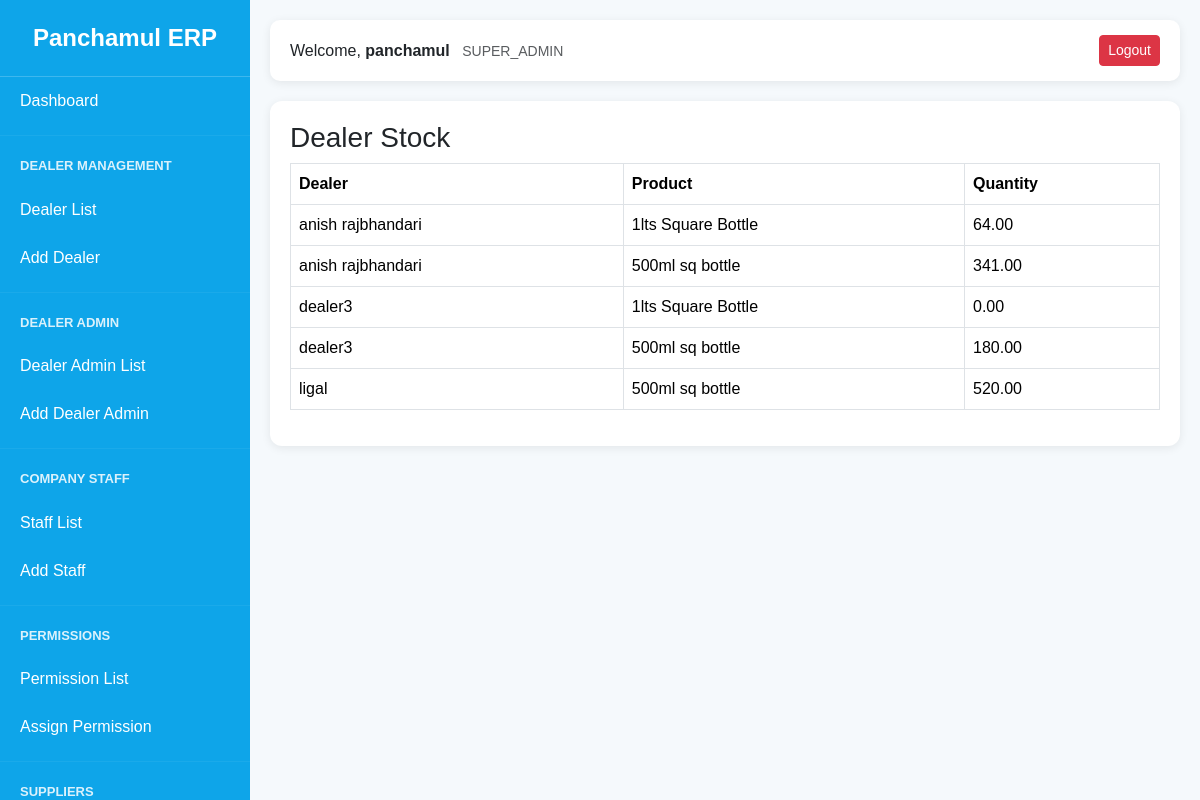
The app's page /inventory/dealer-stock/ (signed in) with its own data.
### accounts/models.py (models this page shows, shortened)
class User(AbstractUser):
    ROLE_CHOICES = (
        ('SUPER_ADMIN', 'Super Admin'),
        ('COMPANY_STAFF', 'Company Staff'),
        ('DEALER_ADMIN', 'Dealer Admin'),
        ('DEALER_STAFF', 'Dealer Staff'),
    )
    role = models.CharField(
        max_length=20,
        choices=ROLE_CHOICES
    )
    phone = models.CharField(
        max_length=20,
        blank=True,
        null=True
    )
    is_active_user = models.BooleanField(
        default=True
    )

### inventory/models.py (models this page shows, shortened)
class DealerStock(models.Model):
    dealer = models.ForeignKey(
        'dealers.Dealer',
        on_delete=models.CASCADE
    )
    product = models.ForeignKey(
        Product,
        on_delete=models.CASCADE
    )
    quantity = models.DecimalField(
        max_digits=12,
        decimal_places=2,
        default=0
    )
    updated_at = models.DateTimeField(
        auto_now=True
    )
    class Meta:
        unique_together = (
            'dealer',
            'product'
        )

class Product(models.Model):
    UNIT_CHOICES = (
        ('PCS', 'Pieces'),
        ('BOX', 'Box'),
        ('LTR', 'Liter'),
    )
    name = models.CharField(
        max_length=200
    )
    unit = models.CharField(
        max_length=20,
        choices=UNIT_CHOICES
    )
    current_stock = models.DecimalField(
        max_digits=12,
        decimal_places=2,
        default=0
    )
    minimum_stock = models.DecimalField(
        max_digits=12,
        decimal_places=2,
        default=0
    )
    is_active = models.BooleanField(
        default=True
    )
    created_at = models.DateTimeField(
        auto_now_add=True
    )

### dealers/models.py (models this page shows, shortened)
class Dealer(models.Model):
    name = models.CharField(max_length=200)
    address = models.TextField()
    phone = models.CharField(max_length=20)
    email = models.EmailField(
        blank=True,
        null=True
    )
    created_by = models.ForeignKey(
        settings.AUTH_USER_MODEL,
        on_delete=models.SET_NULL,
        null=True,
        related_name='dealers'
    )
    is_active = models.BooleanField(
        default=True
    )
    created_at = models.DateTimeField(
        auto_now_add=True
    )

### inventory/views.py (the view)
@login_required
def dealer_stock_list(request):
    stocks = DealerStock.objects.select_related(
        'dealer',
        'product'
    ).order_by(
        'dealer__name',
        'product__name'
    )
    return render(
        request,
        'inventory/dealer_stock_list.html',
        {
            'stocks': stocks
        }
    )

### accounts/context_processors.py (called while the page is built)
def user_permissions(request):
    permissions = {}
    if request.user.is_authenticated:
        perms = ModulePermission.objects.filter(
            user=request.user
        )
        for p in perms:
            permissions[p.module] = p
    return {
        'user_permissions': permissions
    }

### templates/inventory/dealer_stock_list.html
{% extends 'dashboard/base.html' %}
{% block content %}
<div class="card-box">
    <h3>Dealer Stock</h3>
    <table class="table table-bordered">
        <thead>
            <tr>
                <th>Dealer</th>
                <th>Product</th>
                <th>Quantity</th>
            </tr>
        </thead>
        <tbody>
        {% for stock in stocks %}
            <tr>
                <td>
                    {{ stock.dealer.name }}
                </td>
                <td>
                    {{ stock.product.name }}
                </td>
                <td>
                    {{ stock.quantity }}
                </td>
            </tr>
        {% empty %}
            <tr>
                <td colspan="3">
                    No stock found.
                </td>
            </tr>
        {% endfor %}
        </tbody>
    </table>
</div>
{% endblock %}

### templates/dashboard/base.html (shortened to what this page needs)
<!DOCTYPE html>
<html lang="en">
<head>
    <link href="https://cdn.jsdelivr.net/npm/bootstrap@5.3.3/dist/css/bootstrap.min.css"
          rel="stylesheet">
</head>
<body>
<div class="sidebar" id="sidebar">
    <div class="logo">
        Panchamul ERP
    </div>
    {% if request.user.role == 'SUPER_ADMIN' %}
        <a href="{% url 'super_dashboard' %}">
            Dashboard
        </a>
    {% else %}
        <a href="{% url 'staff_dashboard' %}">
            Dashboard
        </a>
    {% endif %}
    {% if request.user.role == 'SUPER_ADMIN' or user_permissions.DEALER.can_view %}
    <hr>
    <div class="menu-title">
        Dealer Management
    </div>
    <a href="{% url 'dealer_list' %}">
        Dealer List
    </a>
    {% if request.user.role == 'SUPER_ADMIN' or user_permissions.DEALER.can_add %}
    <a href="{% url 'dealer_create' %}">
        Add Dealer
    </a>
    {% endif %}
    {% endif %}
    {% if request.user.role == 'SUPER_ADMIN' %}
    <hr>
    <div class="menu-title">
        Dealer Admin
    </div>
    <a href="{% url 'dealer_admin_list' %}">
        Dealer Admin List
    </a>
    <a href="{% url 'dealer_admin_create' %}">
        Add Dealer Admin
    </a>
    {% endif %}
    {% if request.user.role == 'SUPER_ADMIN' %}
    <hr>
    <div class="menu-title">
        Company Staff
    </div>
    <a href="{% url 'staff_list' %}">
        Staff List
    </a>
    <a href="{% url 'staff_create' %}">
        Add Staff
    </a>
    {% endif %}
    {% if request.user.role == 'SUPER_ADMIN' %}
    <hr>
    <div class="menu-title">
        Permissions
    </div>
    <a href="{% url 'permission_list' %}">
        Permission List
    </a>
    <a href="{% url 'permission_assign' %}">
        Assign Permission
    </a>
    {% endif %}
    {% if request.user.role == 'SUPER_ADMIN' or can_product %}
    <hr>
    <div class="menu-title">
        Suppliers
    </div>
    {% endif %}
</div>
<div class="content">
    <div class="topbar d-flex justify-content-between align-items-center">
        <div>
            Welcome,
            <strong>
                {{ request.user.username }}
            </strong>
            <small class="text-muted ms-2">
                {{ request.user.role }}
            </small>
        </div>
        <div>
            <a href="{% url 'logout' %}"
               class="btn btn-danger btn-sm">
                Logout
            </a>
        </div>
    </div>
    {% block content %}
    {% endblock %}
</div>
</body>
</html>

### templates/dashboard/base.html (style rules this page uses)
body { margin:0; background:#f5f9fc; font-family: Arial, sans-serif; }
.sidebar { width:250px; height:100vh; position:fixed; top:0; left:0; background:#0EA5E9; color:white; overflow-y:auto; }
.logo { text-align:center; padding:20px; font-size:24px; font-weight:bold; border-bottom:1px solid rgba(255,255,255,.2); }
.menu-title { padding:10px 20px; font-size:13px; font-weight:bold; text-transform:uppercase; opacity:.85; }
.sidebar a { display:block; padding:12px 20px; color:white; text-decoration:none; transition:.3s; }
.content { margin-left:250px; padding:20px; }
.topbar { background:white; padding:15px 20px; border-radius:10px; box-shadow:0 2px 10px rgba(0,0,0,.08); margin-bottom:20px; }
.card-box { background:white; padding:20px; border-radius:12px; box-shadow:0 2px 10px rgba(0,0,0,.08); margin-bottom:20px; }
hr { margin:10px 0; border-color:rgba(255,255,255,.2); }

### records on screen
User: user.username "panchamul", user.role "SUPER_ADMIN"
DealerStock: dealer.name "anish rajbhandari", product.name "1lts Square Bottle", quantity "64.00"
DealerStock: dealer.name "anish rajbhandari", product.name "500ml sq bottle", quantity "341.00"
DealerStock: dealer.name "dealer3", product.name "1lts Square Bottle", quantity "0.00"
DealerStock: dealer.name "dealer3", product.name "500ml sq bottle", quantity "180.00"
DealerStock: dealer.name "ligal", product.name "500ml sq bottle", quantity "520.00"
